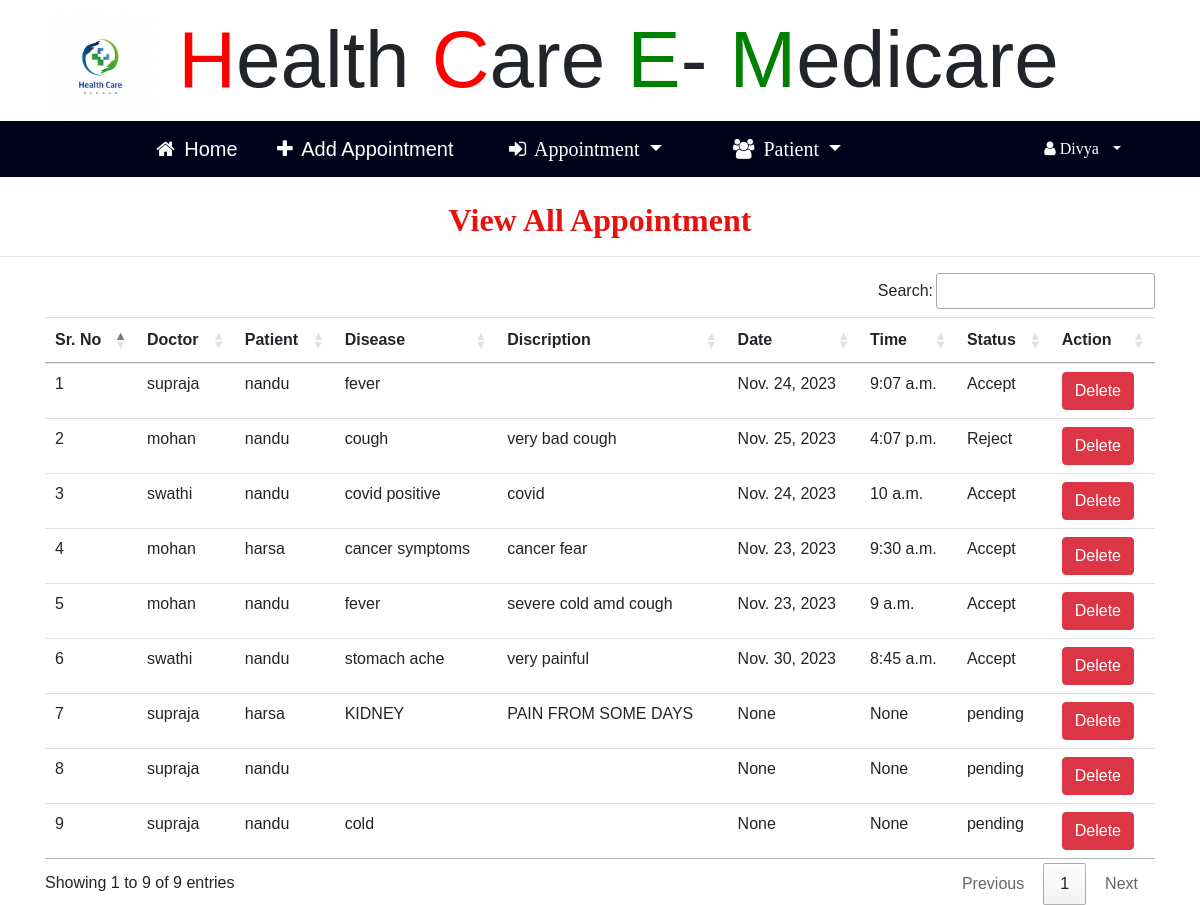
The app's page /all_appointment (signed in) with its own data.
### hopital/models.py (models this page shows, shortened)
class Appointment(models.Model):
    status = models.ForeignKey(Status,on_delete=models.CASCADE,null=True)
    pat = models.ForeignKey(Patient,on_delete=models.CASCADE,null=True)
    doc = models.ForeignKey(Doctor,on_delete=models.CASCADE,null=True)
    disease = models.CharField(max_length=100,null=True)
    desc = models.TextField(null=True)
    time1 = models.TimeField(null=True)
    date1 = models.DateField(null=True)

class Doctor(models.Model):
    status = models.ForeignKey(Doc_Status,on_delete=models.CASCADE,null=True)
    sign = models.ForeignKey(Signup_User,on_delete=models.CASCADE,null=True)
    age = models.IntegerField(null=True)
    salary = models.IntegerField(null=True)
    last_attend = models.IntegerField(null=True)
    last_date = models.DateField(null=True)
    address = models.CharField(max_length=30,null=True)
    qualification = models.CharField(max_length=30,null=True)
    specialist = models.CharField(max_length=30,null=True)
    gender = models.CharField(max_length=30,null=True)

class Signup_User(models.Model):
    user = models.ForeignKey(User,on_delete=models.CASCADE,null=True)
    mobile = models.IntegerField(null=True)
    image = models.FileField(null=True)
    reg = models.CharField(max_length=30,null=True)

class Patient(models.Model):
    sign = models.ForeignKey(Signup_User,on_delete=models.CASCADE,null=True)
    c_number = models.IntegerField(null=True)
    age = models.IntegerField(null=True)
    address = models.CharField(max_length=30,null=True)
    b_group = models.CharField(max_length=30,null=True)
    gender = models.CharField(max_length=30,null=True)

class Status(models.Model):
    status = models.CharField(max_length=30,null=True)

### hopital/views.py (the view)
# urls.py: path('all_appointment',All_Appointment,name="all_appointment"),
def All_Appointment(request):
    if not request.user.is_authenticated:
        return redirect('login_admin')
    appoint = Appointment.objects.all()
    d={'appoint':appoint}
    return render(request,'all_appointment.html',d)

### hopital/templates/all_appointment.html (shortened to what this page needs)
{% include 'res_nav.html' %}
{% block body %}
<link rel="stylesheet" href="https://cdn.datatables.net/1.10.20/css/jquery.dataTables.min.css">
<link rel="stylesheet" href="https://cdn.datatables.net/buttons/1.6.1/css/buttons.dataTables.min.css">
<center><h2 style = "font-family : 'Monotype Corsiva' ; color : #E6120E ; font-weight : bold;margin-top:2%">
    View All Appointment</h2></center><hr>
 <div class="container">
<table class="table table-hover" id="example">
  <thead>
  <tr>
    <th>Sr. No</th>
    <th>Doctor</th>
    <th>Patient</th>
    <th>Disease</th>
    <th>Discription</th>
    <th>Date</th>
    <th>Time</th>
    <th>Status</th>
    <th>Action</th>
  </tr>
  </thead>
   <tbody>
{% for i in appoint %}
  <tr>
      <td>{{forloop.counter}}</td>
    <td>{{i.doc.sign.user.first_name}} </td>
    <td>{{i.pat.sign.user.first_name}} </td>
    <td>{{i.disease}}</td>
    <td>{{i.desc}}</td>
    <td>{{i.date1}}</td>
    <td>{{i.time1}}</td>
    <td>{{i.status.status}}</td>
    <td>
        <a href="{% url 'delete_appointment' i.id %}"><button class="btn btn-danger" onclick="return confirm('Are you sure?')">Delete</button></a></td>
  </tr>
   {% endfor %}
    </tbody>
</table>
 </div>
{% endblock %}

### hopital/templates/res_nav.html (shortened to what this page needs)
<!DOCTYPE html>
{% load static %}
<html>
<head>
<link rel="stylesheet" href="https://cdnjs.cloudflare.com/ajax/libs/font-awesome/4.7.0/css/font-awesome.min.css">
<link rel="stylesheet" href="https://stackpath.bootstrapcdn.com/bootstrap/4.5.0/css/bootstrap.min.css">
    <link rel="stylesheet" href="https://cdn.datatables.net/1.10.21/css/jquery.dataTables.min.css">
<link rel="stylesheet" href="https://cdn.datatables.net/buttons/1.6.2/css/buttons.dataTables.min.css">
</head>
<body>
<div class="container" style="font-size:80px;padding:-30px">
        <img src="{% static 'images/hospital11.jpg' %}" style="width:10%;height:-200px" alt=" ">
                        <span style="color:red">H</span>ealth
						<span style="color:red">C</span>are
						<span style="color:green">E</span>-
            <span style="color:green">M</span>edicare
</div>
<div style="margin:0px;padding:0">
    <div style="margin-left:0;background-color:#00021a">
    <nav class="navbar navbar-expand-lg navbar-light" style="margin:0px;background-color:#00021a">
  <a class="navbar-brand" href="{% url 'res_home' %}" style="color:white;margin-left:12%"><i class="fa fa-home" style="margin-right:4px"></i> Home </a>
  <a class="navbar-brand" href="{% url 'create_appointment' %}" style="color:white;margin-left:2%"><i class="fa fa-plus" style="margin-right:4px"></i> Add Appointment</a>
        <span class="nav-item dropdown" style="margin-left:2%;color:white;font-family:'Times New Roman'">
        <a class="nav-link dropdown-toggle navbar-brand" style="color:white" href="#" id="navbarDropdown" role="button" data-toggle="dropdown" aria-haspopup="true" aria-expanded="false">
          <i class="fa fa-sign-in" style="margin-right:4px"></i> Appointment
        </a>
                  </span>
        <span class="nav-item dropdown" style="margin-left:2%;color:white;font-family:'Times New Roman'">
        <a class="nav-link dropdown-toggle navbar-brand" style="color:white" href="#" id="navbarDropdown" role="button" data-toggle="dropdown" aria-haspopup="true" aria-expanded="false">
          <i class="fa fa-users" style="margin-right:4px"></i> Patient
        </a>
                  </span>
  <div class="collapse navbar-collapse nav justify-content-end"  id="navbarNavDropdown" style="margin-right:4%">
  <li class="nav-item dropdown" style="color:white">
        <a class="nav-link dropdown-toggle" style="color:white" href="#" id="navbarDropdown" role="button" data-toggle="dropdown" aria-haspopup="true" aria-expanded="false">
          <i class="fa fa-user" style="margin-right:6px"> {{request.user.username}}</i>
        </a>
      </li>
  </div></nav></div>
</div>
</body>
</html>

### hopital/templates/res_nav.html (style rules this page uses)
body { font-family: "Lato", sans-serif; }
body { margin:0;font-family:Arial }
.dropdown { float:right; }

### records on screen
Appointment: doc.sign.user.first_name "supraja", pat.sign.user.first_name "nandu", disease "fever", date1 "Nov. 24, 2023", time1 "9:07 a.m.", status.status "Accept"
Appointment: doc.sign.user.first_name "mohan", pat.sign.user.first_name "nandu", disease "cough", desc "very bad cough", date1 "Nov. 25, 2023", time1 "4:07 p.m.", status.status "Reject"
Appointment: doc.sign.user.first_name "swathi", pat.sign.user.first_name "nandu", disease "covid positive", desc "covid", date1 "Nov. 24, 2023", time1 "10 a.m.", status.status "Accept"
Appointment: doc.sign.user.first_name "mohan", pat.sign.user.first_name "harsa", disease "cancer symptoms", desc "cancer fear", date1 "Nov. 23, 2023", time1 "9:30 a.m.", status.status "Accept"
Appointment: doc.sign.user.first_name "mohan", pat.sign.user.first_name "nandu", disease "fever", desc "severe cold amd cough", date1 "Nov. 23, 2023", time1 "9 a.m.", status.status "Accept"
Appointment: doc.sign.user.first_name "swathi", pat.sign.user.first_name "nandu", disease "stomach ache", desc "very painful", date1 "Nov. 30, 2023", time1 "8:45 a.m.", status.status "Accept"
Appointment: doc.sign.user.first_name "supraja", pat.sign.user.first_name "harsa", disease "KIDNEY", desc "PAIN FROM SOME DAYS", date1 "None", time1 "None", status.status "pending"
Appointment: doc.sign.user.first_name "supraja", pat.sign.user.first_name "nandu", date1 "None", time1 "None", status.status "pending"
Appointment: doc.sign.user.first_name "supraja", pat.sign.user.first_name "nandu", disease "cold", date1 "None", time1 "None", status.status "pending"

### other values on screen
{{ request.user.username }} "Divya"
